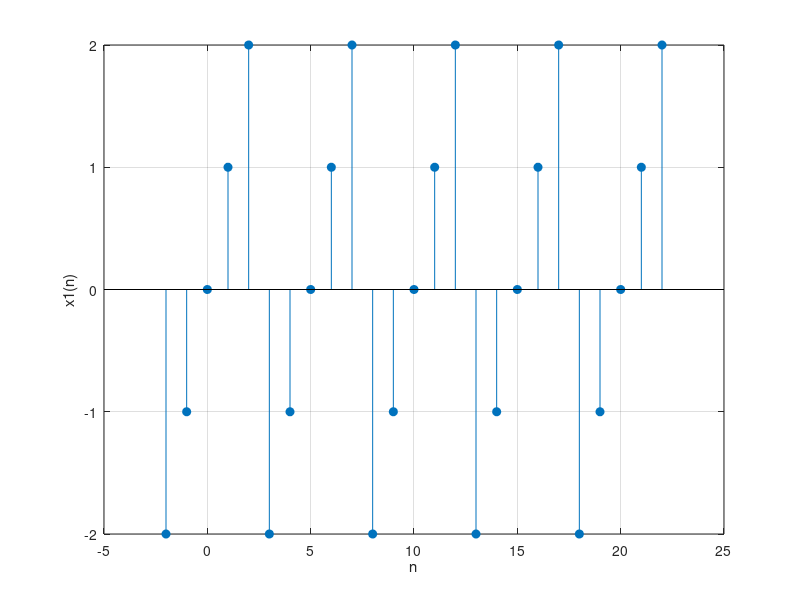
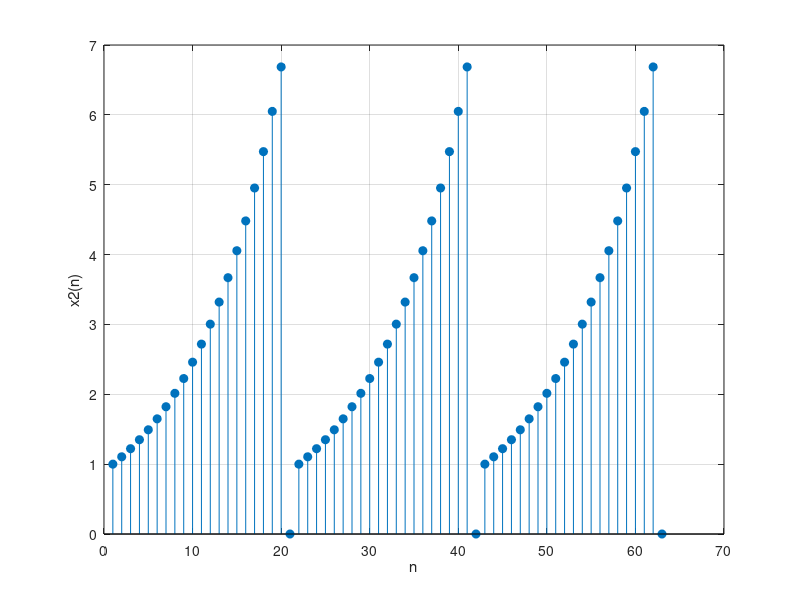
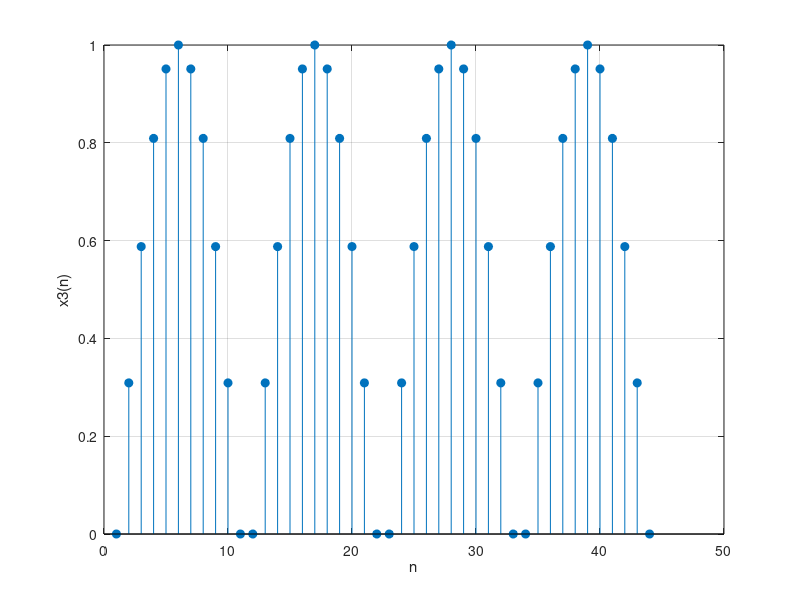
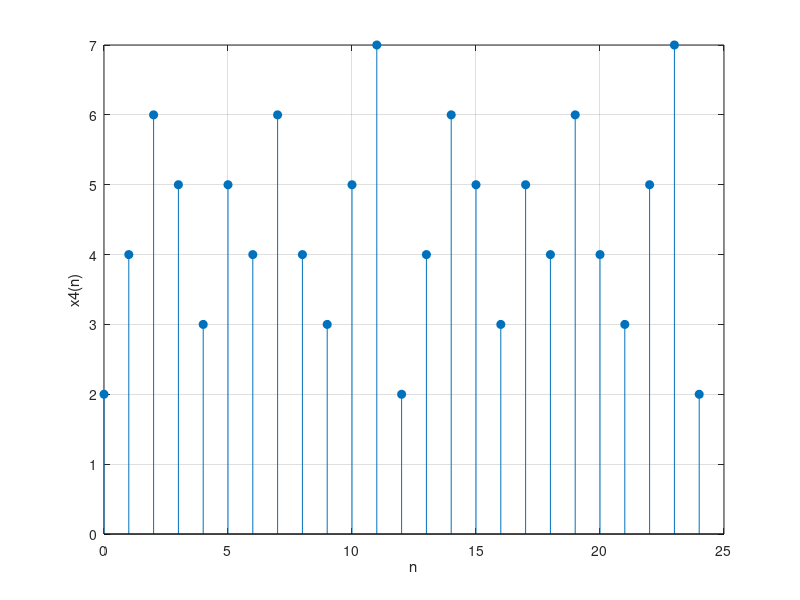

The MATLAB source for these figures, in order:
clear all;
close all;

%%%%%% x1(n) %%%%%%
u1 = repmat([-2 -1 0 1 2],1,5); 
n1 = -2:22; 
figure(1), stem(n1,u1,'filled'); xlabel('n'); ylabel('x1(n)'); grid;
clear all;

%%%%%% x2(n) %%%%%%
n=0:20;
u = @(n) +(n>=0)-(n>=20); 
f = @(n) (exp(0.1*n));
g = @(n) repmat(f(n).*u(n),1,3);
figure(2), stem(g(n),'filled'); xlabel('n'); ylabel('x2(n)'); grid;
clear all;

%%%%%% x3(n) %%%%%%
n=0:10;
u = @(n) +(n>=0)-(n>=10);
f = @(n) (sin(0.1*pi*n));
g = @(n) repmat(f(n).*u(n),1,4);
figure(3), stem(g(n),'filled'); xlabel('n'); ylabel('x3(n)'); grid;
clear all;

%%%%%% x4(n) %%%%%%
u1 = repmat([1 2 3],1,9); 
u2 = repmat([1 2 3 4],1,7);
for n1 = 1:25
u3(n1) = u1(n1)+u2(n1);    
end
n=0:24;
figure(4), stem(n,u3,'filled'); xlabel('n'); ylabel('x4(n)'); grid;